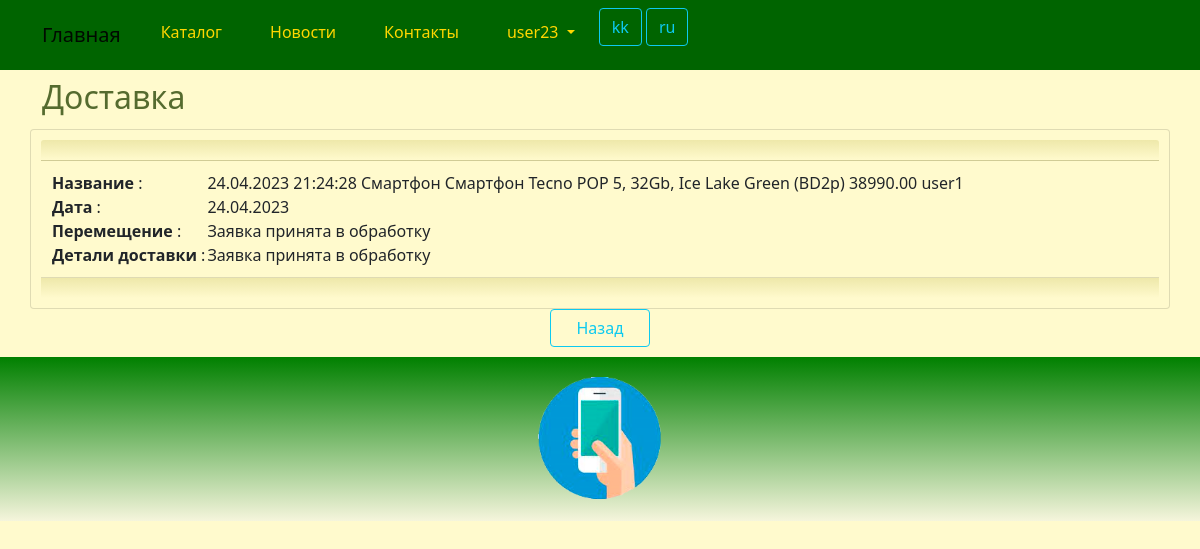
Page /delivery/read/1/ (signed in) on the earlier database version.
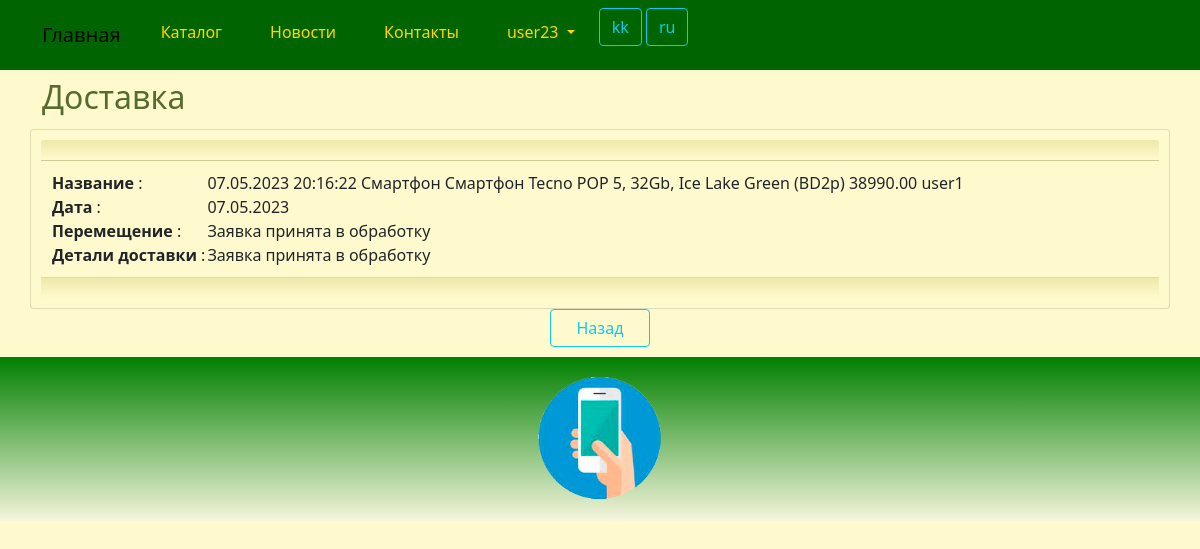
Same page on the later database version.
### product/models.py (models this page shows, shortened)
class Delivery(models.Model):
    DELIVERY_CHOICES = (
        (_('Application accepted for processing'),_('Application accepted for processing')),
        (_('Goods in transit'), _('Goods in transit')),
        (_('The application is closed, the goods have been delivered'), _('The application is closed, the goods have been delivered')),
    )
    sale = models.ForeignKey(Sale, related_name='sale_delivery', on_delete=models.CASCADE)
    deliveryday = models.DateTimeField(_('deliveryday'), auto_now_add=True)
    movement = models.CharField(_('movement'), max_length=64, choices=DELIVERY_CHOICES, default='М')
    details = models.TextField(_('delivery_details'), blank=True, null=True)
    class Meta:
        db_table = 'delivery'
        indexes = [
            models.Index(fields=['deliveryday']),
        ]
        ordering = ['deliveryday']

class Sale(models.Model):
    saleday = models.DateTimeField(_('saleday'), auto_now_add=True)
    catalog = models.ForeignKey(Catalog, related_name='sale_catalog', on_delete=models.CASCADE)
    price = models.DecimalField(_('price'), max_digits=9, decimal_places=2)
    quantity = models.IntegerField(_('quantity'), default=1)
    user = models.ForeignKey(User, related_name='sale_user', on_delete=models.CASCADE)
    rating = models.IntegerField(_('rating'), blank=True, null=True)
    details = models.TextField(_('review_details'), blank=True, null=True)
    class Meta:
        db_table = 'sale'
        indexes = [
            models.Index(fields=['saleday']),
        ]
        ordering = ['saleday']
    def __str__(self):
        return "{} {} {}".format(self.saleday.strftime('%d.%m.%Y %H:%M:%S'), self.catalog, self.user.username)

class Catalog(models.Model):
    category = models.ForeignKey(Category, related_name='catalog_category', on_delete=models.CASCADE)
    title = models.CharField(_('catalog_title'), max_length=255)
    details = models.TextField(_('catalog_details'), blank=True, null=True)
    price = models.DecimalField(_('price'), max_digits=9, decimal_places=2)
    photo = models.ImageField(_('photo'), upload_to='images/', blank=True, null=True)
    class Meta:
        db_table = 'catalog'
        indexes = [
            models.Index(fields=['title']),
        ]
        ordering = ['title']
    def __str__(self):
        return "{} {} {}".format(self.category, self.title, self.price)

class Category(models.Model):
    title = models.CharField(_('category_title'), max_length=128, unique=True)
    class Meta:
        db_table = 'category'
    def __str__(self):
        return "{}".format(self.title)

### product/views.py (the view)
# urls.py: path('delivery/read/<int:id>/', views.delivery_read, name='delivery_read'),
@login_required
def delivery_read(request, id):
    try:
        delivery = Delivery.objects.get(id=id)
        return render(request, "delivery/read.html", {"delivery": delivery, "sale_id": delivery.sale_id})
    except Catalog.DoesNotExist:
        return HttpResponseNotFound("<h2>Catalog not found</h2>")
    except Exception as exception:
        print(exception)
        return HttpResponse(exception)

### templates/delivery/read.html (shortened to what this page needs)
{% extends "base.html" %}
{% load i18n %}
{% block content %}
<h2>{% trans "delivery" %}</h2>
<div class="row justify-content-center">
	<div class="card" style="width:100%">
		<div class="card-header">
		</div>
		<div class="card-body">
			<table>
				<tr>
					<td><strong>{% trans "delivery_title" %}</strong>&nbsp:</td>
					<td>{{ delivery.sale }}</td>
				</tr>
				<tr>
					<td><strong>{% trans "deliveryday" %}</strong>&nbsp:</td>
					<td>{{ delivery.deliveryday | date:"d.m.Y" }}</td>
				</tr>
				<tr>
					<td><strong>{% trans "movement" %}</strong>&nbsp:</td>
					<td>{{ delivery.movement }}</td>
				</tr>
				<tr>
					<td><strong>{% trans "delivery_details" %}</strong>&nbsp:</td>
					<td>{{ delivery.details }}</td>
				</tr>
			</table>
		</div>
		<div class="card-footer">
		</div>
	</div>
	<br>
	<a class="btn btn-outline-info" style="width:100px" href="{% url 'delivery_index' sale_id %}">{% trans "Back" %}</a>
</div>
{% endblock content %}

Differences in the rows shown:
changed Delivery "Заявка принята в обработку": sale "24.04.2023 21:24:28 Смартфон Смартфон Tecno POP 5, 32Gb, Ice Lake Green (BD2p) 38990.00 user1" → "07.05.2023 20:16:22 Смартфон Смартфон Tecno POP 5, 32Gb, Ice Lake Green (BD2p) 38990.00 user1"; deliveryday "24.04.2023" → "07.05.2023"
